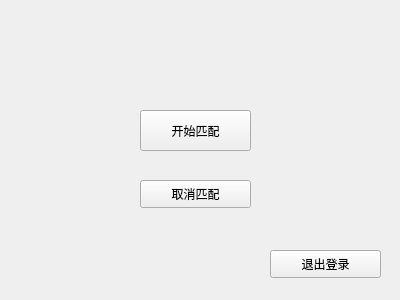
<?xml version="1.0" encoding="UTF-8"?>
<ui version="4.0">
 <class>online_interface</class>
 <widget class="QWidget" name="online_interface">
  <property name="geometry">
   <rect>
    <x>0</x>
    <y>0</y>
    <width>400</width>
    <height>300</height>
   </rect>
  </property>
  <property name="windowTitle">
   <string>Form</string>
  </property>
  <widget class="QPushButton" name="pushButton_exit">
   <property name="geometry">
    <rect>
     <x>270</x>
     <y>250</y>
     <width>111</width>
     <height>28</height>
    </rect>
   </property>
   <property name="styleSheet">
    <string notr="true">font: 10pt &quot;黑体&quot;;</string>
   </property>
   <property name="text">
    <string>退出登录</string>
   </property>
  </widget>
  <widget class="QPushButton" name="pushButton_match">
   <property name="geometry">
    <rect>
     <x>140</x>
     <y>110</y>
     <width>111</width>
     <height>41</height>
    </rect>
   </property>
   <property name="styleSheet">
    <string notr="true">font: 10pt &quot;黑体&quot;;</string>
   </property>
   <property name="text">
    <string>开始匹配</string>
   </property>
  </widget>
  <widget class="QLabel" name="label">
   <property name="geometry">
    <rect>
     <x>30</x>
     <y>30</y>
     <width>181</width>
     <height>41</height>
    </rect>
   </property>
   <property name="styleSheet">
    <string notr="true">font: 12pt &quot;AcadEref&quot;;
font: 12pt &quot;黑体&quot;;</string>
   </property>
   <property name="text">
    <string/>
   </property>
  </widget>
  <widget class="QPushButton" name="pushButton_cancel">
   <property name="geometry">
    <rect>
     <x>140</x>
     <y>180</y>
     <width>111</width>
     <height>28</height>
    </rect>
   </property>
   <property name="styleSheet">
    <string notr="true">font: 10pt &quot;黑体&quot;;</string>
   </property>
   <property name="text">
    <string>取消匹配</string>
   </property>
  </widget>
 </widget>
 <resources/>
 <connections/>
</ui>
